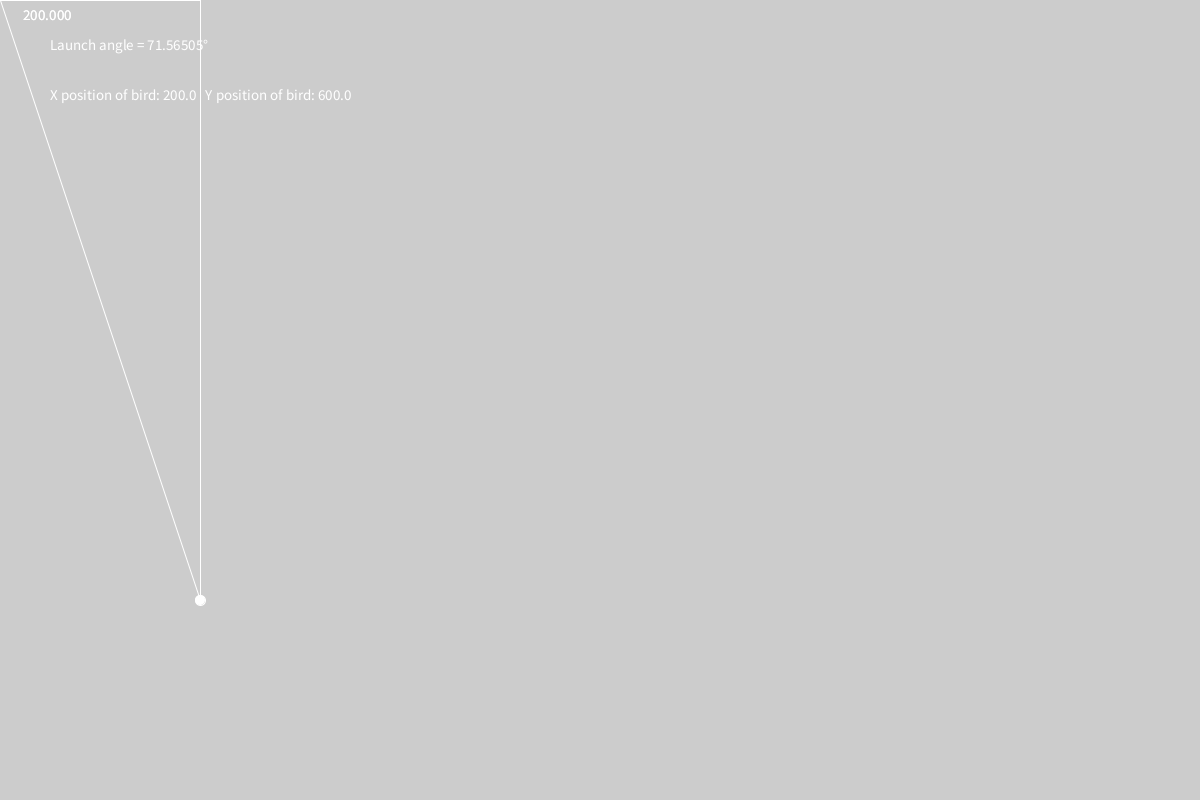
Frame 1 (no input)
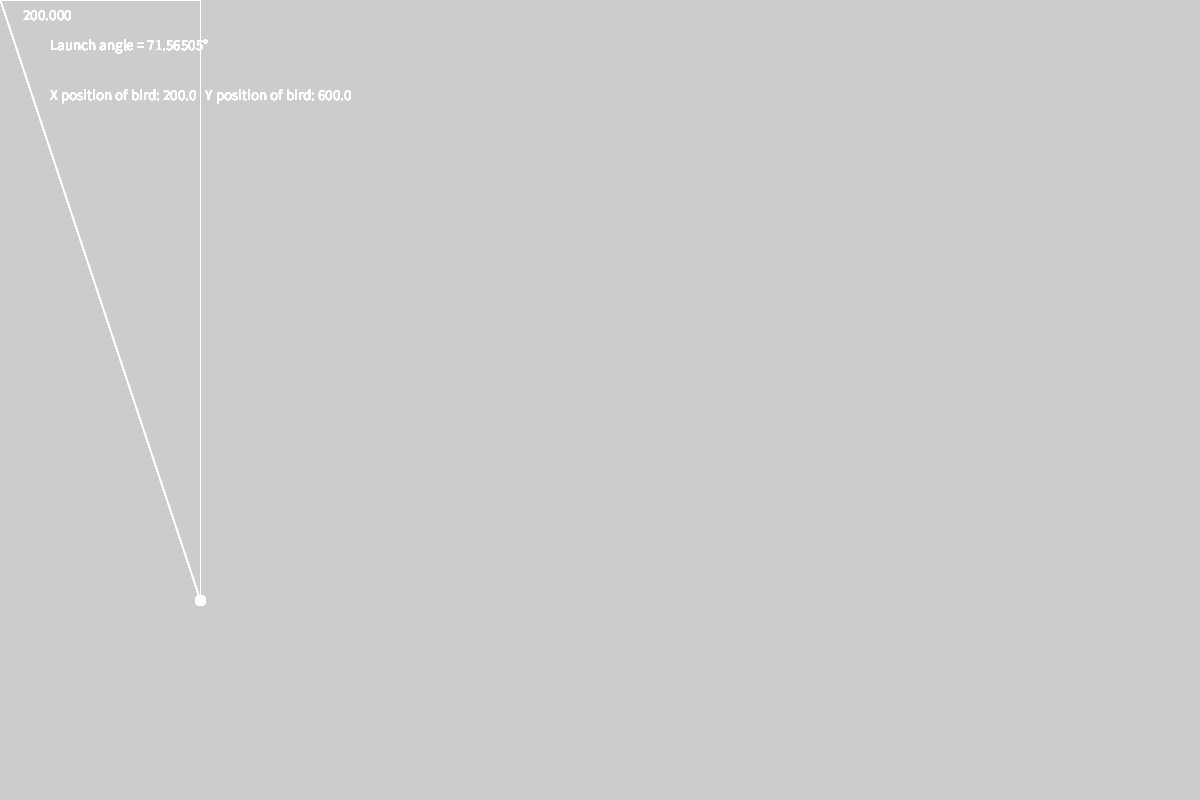
Frame 60 (the mouse pressed at the canvas centre just before this capture)
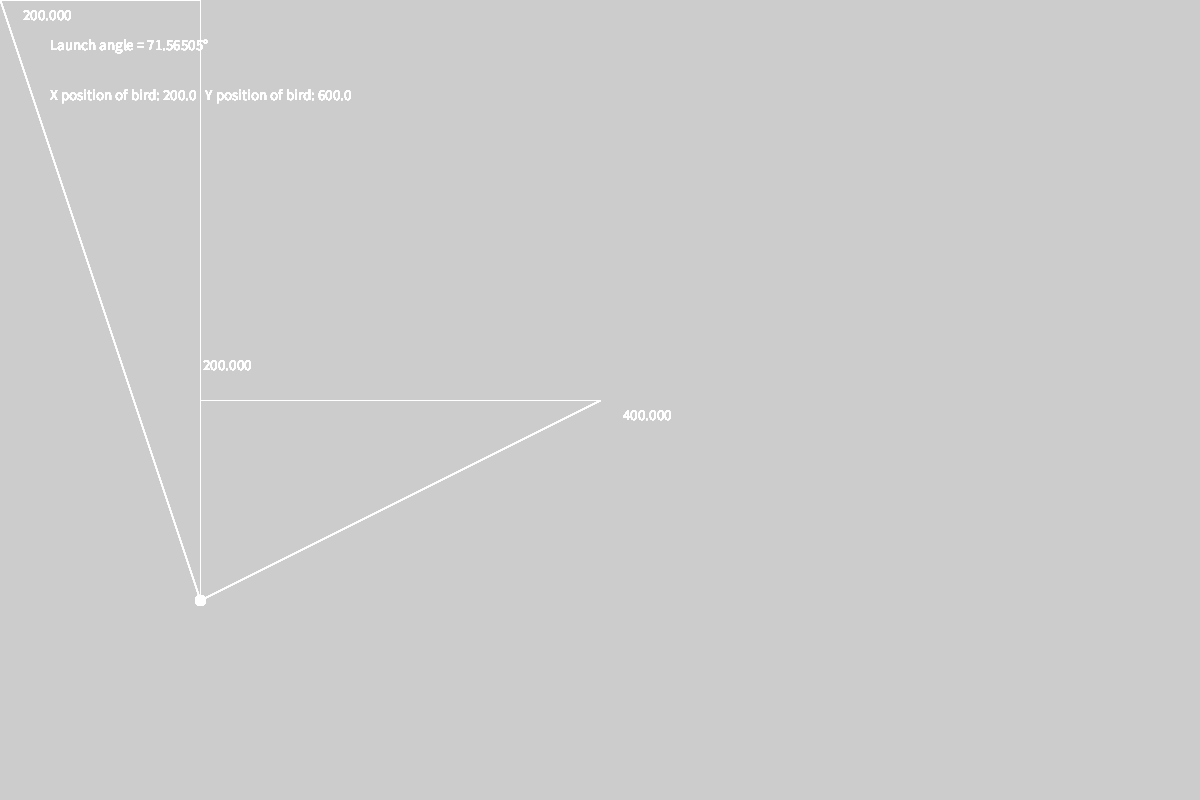
Frame 120 (the mouse held since frame 60 and released just before this capture)

The Processing sketch that drew these frames (run headless with seeded random() and noise(); from frame 60 on, the mouse is pressed at the canvas centre):

// Processing sketch: Angry_Birds_V2_SO3
// ── Angry_Birds_V2_SO3.pde
float x0 = 200, y0 = 600, xBird, yBird, g = 9.82, v0, u0, A, t, ly, lx, k = 100, m = 1;
float L = dist(mouseX,mouseY,x0,y0);
float E = 0.5 * k * L * L;

boolean launched = false;
void setup(){
  size(1200, 800);
  textSize(25);
  xBird = x0;
  yBird = y0;
}

void draw(){
  clear();
  lines();
  circle(xBird, yBird, 10);
  text("X position of bird: " + xBird + "   Y position of bird: " + yBird, 50, 100);
  if(launched == false){
  angle();
    
  }
}

void mousePressed(){
  launched = true;
  launchBird();

}

void lines(){
 stroke(255);
  line(mouseX,mouseY,x0,y0);
  line(x0, y0, x0, mouseY);
    ly =  dist(x0, y0, x0, mouseY);
    
  line(mouseX, mouseY, x0, mouseY);
    lx = dist(mouseX, mouseY, x0, mouseY);
    
 textSize(15);
   text(ly, x0, mouseY - 30); 
   text(lx, mouseX + 20, mouseY +20);
  
}

void angle(){
  line(x0, y0, x0, mouseY);
    ly =  dist(x0, y0, x0, mouseY);
    
  line(mouseX, mouseY, x0, mouseY);
    lx = dist(mouseX, mouseY, x0, mouseY);
    
 textSize(15);
   text(ly, x0, mouseY - 30); 
   text(lx, mouseX + 20, mouseY +20);
  A = degrees(atan(ly/lx));
  text("Launch angle = " + A + "°", 50, 50);
}

void launchBird(){

  u0 = sqrt((2 * E) / (m * (1 + A * A )));
  v0 = A * sqrt((2 * E) / (m * (1 + A * A)));
  
   
  //xBird = (u0 * t);
  //yBird = ((-0.5 * g * t * t) + (v0 * t + y0));
  
  
   xBird = v0 * cos(A) * t + x0;
   yBird = -0.5 * g * t * t +v0 * sin(A) * t + y0;
   t = t + 0.0333333333333333333333333333333;
  

  
}
